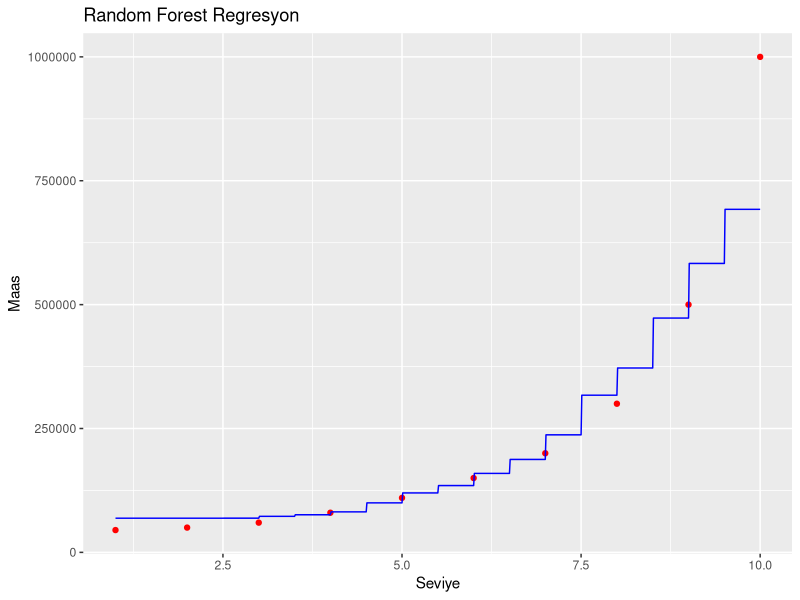

R code for this plot:
# Random Forest Regreesyon

# Setting working directory
setwd('C:\\Users\\toshiba\\Desktop\\Machine Learning A-Z\\Part 2 - Regression\\Section 9 - Random Forest Regression')
# Importing the dataset
dataset = read.csv('PozisyonSeviyeMaas.csv')
dataset = dataset[2:3]

# Splitting the dataset into the Training set and Test set
# # install.packages('caTools')
# library(caTools)
# set.seed(123)
# split = sample.split(dataset$Salary, SplitRatio = 2/3)
# training_set = subset(dataset, split == TRUE)
# test_set = subset(dataset, split == FALSE)

# Feature Scaling
# training_set = scale(training_set)
# test_set = scale(test_set)

# Fitting the Regression Model to the dataset
install.packages('randomForest')
library(randomForest)
set.seed(1234)
regressor = randomForest(x = dataset[1], 
                         y = dataset$Maas,
                         ntree = 100)

# Predicting a new result
y_pred = predict(regressor, data.frame(Seviye = 6.5))

# Visualising the Regression Model results (for higher resolution and smoother curve)
# install.packages('ggplot2')
library(ggplot2)
x_grid = seq(min(dataset$Seviye), max(dataset$Seviye), 0.01)
ggplot() +
  geom_point(aes(x = dataset$Seviye, y = dataset$Maas),
             colour = 'red') +
  geom_line(aes(x = x_grid, y = predict(regressor, newdata = data.frame(Seviye = x_grid))),
            colour = 'blue') +
  ggtitle('Random Forest Regresyon') +
  xlab('Seviye') +
  ylab('Maas')